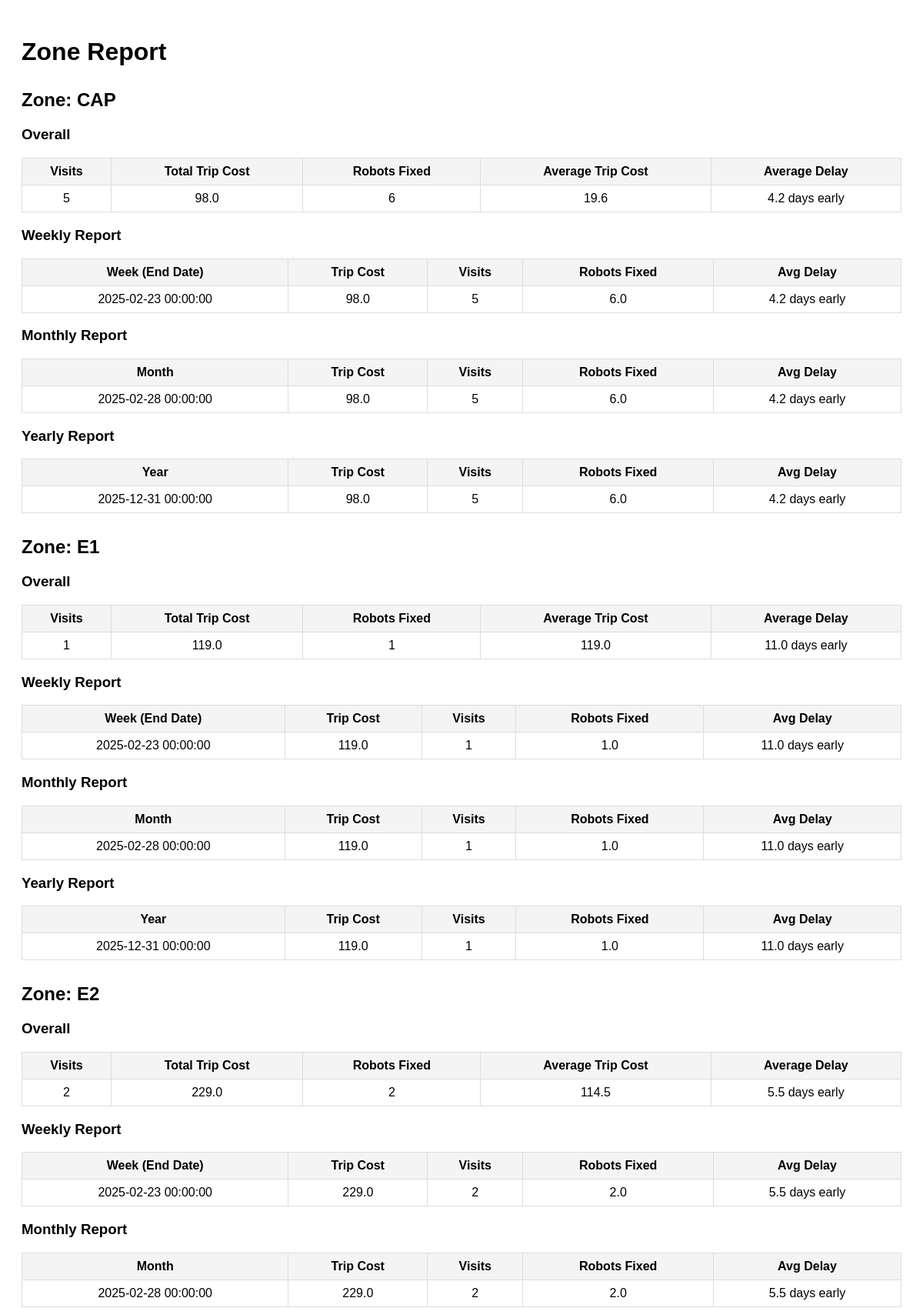
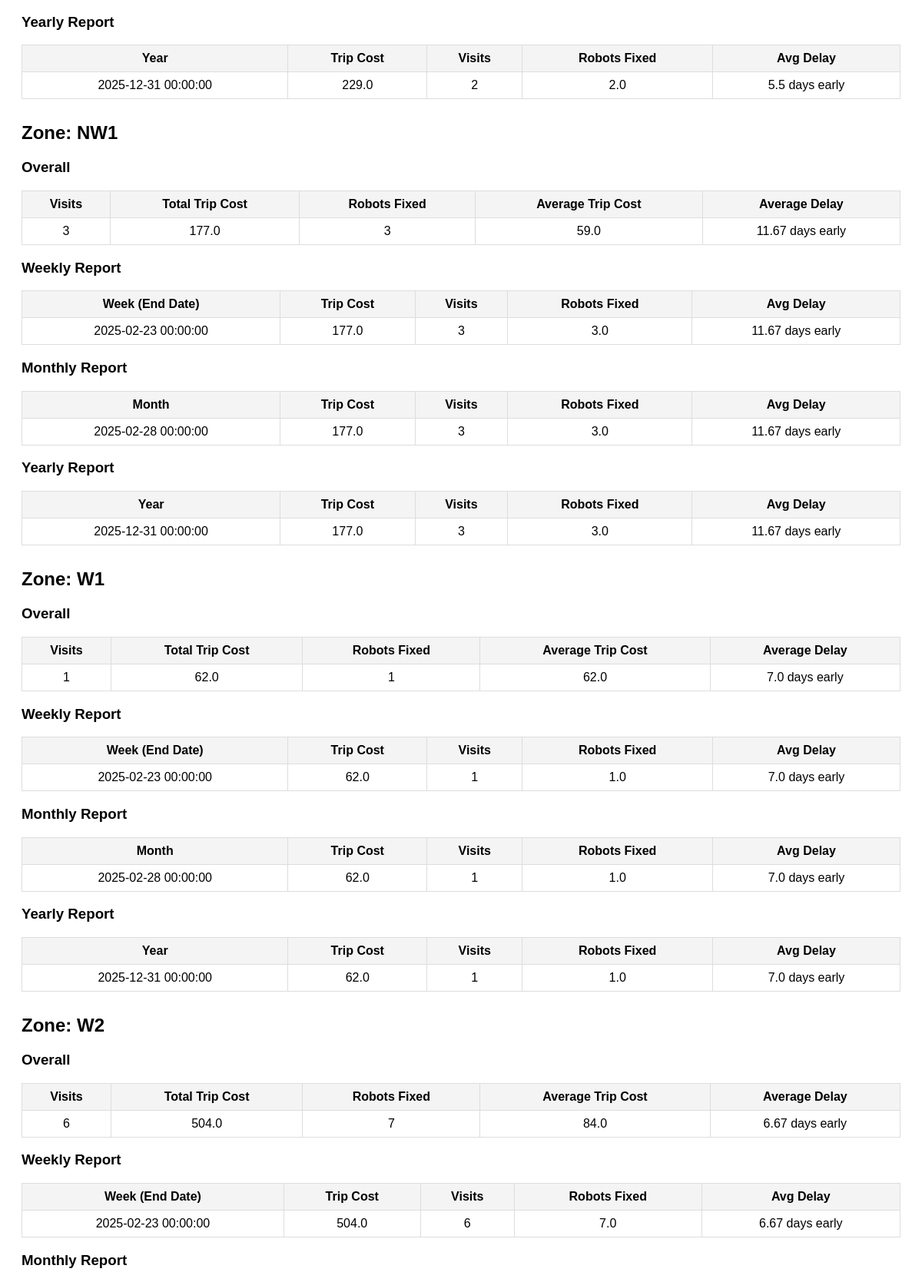
Screenshot of /report (upper part) with the database file from the repository (2 pictures, top to bottom).
### tables this page shows
CREATE TABLE visit_log (
    id INTEGER PRIMARY KEY AUTOINCREMENT,
    Site TEXT,
    Zone TEXT,
    Visit_Date TEXT,       -- Actual visit date (NULL if not yet visited)
    Forecast_Date TEXT,    -- Forecasted visit date
    Trip_Cost REAL,        -- Trip cost (recorded as the maximum cost for that visit)
    Robots_Fixed INTEGER,  -- Number of robots fixed during that visit
    Delay_Days INTEGER     -- Calculated delay in days (actual visit date - forecast date)
);

### app.py (the view, shortened to what this page needs)
@app.route("/report")
def report():
    conn = sqlite3.connect(DB_FILE)
    df_log = pd.read_sql_query("SELECT * FROM visit_log", conn, parse_dates=["Visit_Date"])
    conn.close()
    df_log = df_log.dropna(subset=["Visit_Date"])
    df_log.set_index("Visit_Date", inplace=True)
    daily = df_log.groupby(["Zone", pd.Grouper(freq="D")]).agg({
        "Trip_Cost": "max",
        "Robots_Fixed": "sum",
        "Site": pd.Series.nunique,
        "Delay_Days": "mean"   # initial mean (will be replaced by weighted calc)
    }).rename(columns={"Site": "Visits"})
    daily = daily.reset_index()
    report_data = {}
    zones = daily["Zone"].unique()
    for zone in zones:
        zone_daily = daily[daily["Zone"] == zone].copy()
        zone_daily.set_index("Visit_Date", inplace=True)
        weekly = zone_daily.resample("W").agg({
            "Trip_Cost": "sum",
            "Robots_Fixed": "sum",
            "Visits": "sum"
        })
        monthly = zone_daily.resample("M").agg({
            "Trip_Cost": "sum",
            "Robots_Fixed": "sum",
            "Visits": "sum"
        })
        yearly = zone_daily.resample("Y").agg({
            "Trip_Cost": "sum",
            "Robots_Fixed": "sum",
            "Visits": "sum"
        })
        weekly_weighted = (zone_daily["Delay_Days"] * zone_daily["Visits"]).resample("W").sum() / zone_daily["Visits"].resample("W").sum()
        monthly_weighted = (zone_daily["Delay_Days"] * zone_daily["Visits"]).resample("M").sum() / zone_daily["Visits"].resample("M").sum()
        yearly_weighted = (zone_daily["Delay_Days"] * zone_daily["Visits"]).resample("Y").sum() / zone_daily["Visits"].resample("Y").sum()
        weekly["Delay_Days"] = weekly_weighted.fillna(0)
        monthly["Delay_Days"] = monthly_weighted.fillna(0)
        yearly["Delay_Days"] = yearly_weighted.fillna(0)
        overall_visits = int(zone_daily["Visits"].sum())
        overall_trip_cost = zone_daily["Trip_Cost"].sum()
        overall_robots_fixed = int(zone_daily["Robots_Fixed"].sum())
        overall_avg_trip_cost = overall_trip_cost / overall_visits if overall_visits > 0 else 0
        overall_weighted_delay = (zone_daily["Delay_Days"] * zone_daily["Visits"]).sum() / overall_visits if overall_visits > 0 else 0
        report_data[zone] = {
            "weekly": weekly.to_dict(orient="index"),
            "monthly": monthly.to_dict(orient="index"),
            "yearly": yearly.to_dict(orient="index"),
            "overall": {
                "Visits": overall_visits,
                "Total Trip Cost": overall_trip_cost,
                "Robots Fixed": overall_robots_fixed,
                "Average Trip Cost": round(overall_avg_trip_cost, 2),
                "Average Delay": round(overall_weighted_delay, 2)
            }
        }
    total_visits = 0
    total_trip_cost = 0
    total_robots_fixed = 0
    total_delay = 0  # Sum of (zone weighted delay * zone visits)
    for zone_data in report_data.values():
        total_visits += zone_data["overall"]["Visits"]
        total_trip_cost += zone_data["overall"]["Total Trip Cost"]
        total_robots_fixed += zone_data["overall"]["Robots Fixed"]
        total_delay += zone_data["overall"]["Average Delay"] * zone_data["overall"]["Visits"]
    grand_avg_trip_cost = total_trip_cost / total_visits if total_visits > 0 else 0
    grand_avg_delay = total_delay / total_visits if total_visits > 0 else 0
    if report_data:
        all_weekly = [pd.DataFrame.from_dict(z["weekly"], orient="index") for z in report_data.values()]
        all_monthly = [pd.DataFrame.from_dict(z["monthly"], orient="index") for z in report_data.values()]
        all_yearly = [pd.DataFrame.from_dict(z["yearly"], orient="index") for z in report_data.values()]
        grand_weekly = pd.concat(all_weekly).groupby(level=0).sum()
        grand_monthly = pd.concat(all_monthly).groupby(level=0).sum()
        grand_yearly = pd.concat(all_yearly).groupby(level=0).sum()
        def compute_consolidated_delay(dfs):
            combined = pd.concat(dfs)
            def weighted_avg(df):
                total = df["Visits"].sum()
                return (df["Delay_Days"] * df["Visits"]).sum() / total if total > 0 else 0
            result = combined.groupby(level=0).apply(weighted_avg)
            return result.to_dict()
        consolidated_weekly_delay = compute_consolidated_delay(all_weekly)
        consolidated_monthly_delay = compute_consolidated_delay(all_monthly)
        consolidated_yearly_delay = compute_consolidated_delay(all_yearly)
        grand_weekly = grand_weekly.assign(Delay_Days=consolidated_weekly_delay)
        grand_monthly = grand_monthly.assign(Delay_Days=consolidated_monthly_delay)
        grand_yearly = grand_yearly.assign(Delay_Days=consolidated_yearly_delay)
    else:
        grand_weekly = pd.DataFrame()
        grand_monthly = pd.DataFrame()
        grand_yearly = pd.DataFrame()
    report_data["Grand Total"] = {
        "weekly": grand_weekly.to_dict(orient="index"),
        "monthly": grand_monthly.to_dict(orient="index"),
        "yearly": grand_yearly.to_dict(orient="index"),
        "overall": {
            "Visits": total_visits,
            "Total Trip Cost": total_trip_cost,
            "Robots Fixed": total_robots_fixed,
            "Average Trip Cost": round(grand_avg_trip_cost, 2),
            "Average Delay": round(grand_avg_delay, 2)
        }
    }
    return render_template("report.html", report_data=report_data, error=None)

### app.py (called while the page is built)
@app.after_request
def add_header(response):
    response.cache_control.no_store = True
    return response

### templates/report.html (shortened to what this page needs)
<!DOCTYPE html>
<html lang="en">
<head>
</head>
<body>
  <h1>Zone Report</h1>
  {% for zone, data in report_data.items() if zone != 'Grand Total' %}
    <h2>Zone: {{ zone }}</h2>
    <h3>Overall</h3>
    <table>
      <thead>
        <tr>
          <th>Visits</th>
          <th>Total Trip Cost</th>
          <th>Robots Fixed</th>
          <th>Average Trip Cost</th>
          <th>Average Delay</th>
        </tr>
      </thead>
      <tbody>
        <tr>
          <td>{{ data.overall.Visits }}</td>
          <td>{{ data.overall["Total Trip Cost"] }}</td>
          <td>{{ data.overall["Robots Fixed"] }}</td>
          <td>{{ data.overall["Average Trip Cost"] }}</td>
          <td>
            {% if data.overall["Average Delay"] < 0 %}
              {{ (-data.overall["Average Delay"]) | round(2) }} days early
            {% elif data.overall["Average Delay"] > 0 %}
              {{ data.overall["Average Delay"] | round(2) }} days late
            {% else %}
              On Time
            {% endif %}
          </td>
        </tr>
      </tbody>
    </table>
    <h3>Weekly Report</h3>
    <table>
      <thead>
        <tr>
          <th>Week (End Date)</th>
          <th>Trip Cost</th>
          <th>Visits</th>
          <th>Robots Fixed</th>
          <th>Avg Delay</th>
        </tr>
      </thead>
      <tbody>
        {% for week, values in data.weekly.items() %}
          <tr>
            <td>{{ week }}</td>
            <td>{{ values.Trip_Cost }}</td>
            <td>{{ values.Visits }}</td>
            <td>{{ values.Robots_Fixed }}</td>
            <td>
              {% if values.Delay_Days is not none %}
                {% if values.Delay_Days < 0 %}
                  {{ (-values.Delay_Days) | round(2) }} days early
                {% elif values.Delay_Days > 0 %}
                  {{ values.Delay_Days | round(2) }} days late
                {% else %}
                  On Time
                {% endif %}
              {% else %} N/A {% endif %}
            </td>
          </tr>
        {% endfor %}
      </tbody>
    </table>
    <h3>Monthly Report</h3>
    <table>
      <thead>
        <tr>
          <th>Month</th>
          <th>Trip Cost</th>
          <th>Visits</th>
          <th>Robots Fixed</th>
          <th>Avg Delay</th>
        </tr>
      </thead>
      <tbody>
        {% for month, values in data.monthly.items() %}
          <tr>
            <td>{{ month }}</td>
            <td>{{ values.Trip_Cost }}</td>
            <td>{{ values.Visits }}</td>
            <td>{{ values.Robots_Fixed }}</td>
            <td>
              {% if values.Delay_Days is not none %}
                {% if values.Delay_Days < 0 %}
                  {{ (-values.Delay_Days) | round(2) }} days early
                {% elif values.Delay_Days > 0 %}
                  {{ values.Delay_Days | round(2) }} days late
                {% else %}
                  On Time
                {% endif %}
              {% else %} N/A {% endif %}
            </td>
          </tr>
        {% endfor %}
      </tbody>
    </table>
    <h3>Yearly Report</h3>
    <table>
      <thead>
        <tr>
          <th>Year</th>
          <th>Trip Cost</th>
          <th>Visits</th>
          <th>Robots Fixed</th>
          <th>Avg Delay</th>
        </tr>
      </thead>
      <tbody>
        {% for year, values in data.yearly.items() %}
          <tr>
            <td>{{ year }}</td>
            <td>{{ values.Trip_Cost }}</td>
            <td>{{ values.Visits }}</td>
            <td>{{ values.Robots_Fixed }}</td>
            <td>
              {% if values.Delay_Days is not none %}
                {% if values.Delay_Days < 0 %}
                  {{ (-values.Delay_Days) | round(2) }} days early
                {% elif values.Delay_Days > 0 %}
                  {{ values.Delay_Days | round(2) }} days late
                {% else %}
                  On Time
                {% endif %}
              {% else %} N/A {% endif %}
            </td>
          </tr>
        {% endfor %}
      </tbody>
    </table>
  {% endfor %}
</body>
</html>

### templates/report.html (style rules this page uses)
body { font-family: Arial, sans-serif; padding: 20px; }
h2 { margin-top: 30px; }
table { width: 100%; border-collapse: collapse; margin-top: 10px; }
th, td { border: 1px solid #ddd; padding: 8px; text-align: center; }
th { background-color: #f4f4f4; }

### rows the page displays
visit_log: Zone "CAP", overall.Visits "5", overall "98.0", overall "6", overall "19.6", overall "4.2", weekly "2025-02-23 00:00:00", Trip_Cost "98.0", Visits "5", Robots_Fixed "6.0", Delay_Days "4.2", monthly "2025-02-28 00:00:00", Trip_Cost "98.0", Visits "5", Robots_Fixed "6.0", Delay_Days "4.2", yearly "2025-12-31 00:00:00", Trip_Cost "98.0", Visits "5", Robots_Fixed "6.0", Delay_Days "4.2"
visit_log: Zone "E1", overall.Visits "1", Trip_Cost "119.0", Robots_Fixed "1", overall "11.0", weekly "2025-02-23 00:00:00", Trip_Cost "119.0", Visits "1", Robots_Fixed "1.0", Delay_Days "11.0", monthly "2025-02-28 00:00:00", Trip_Cost "119.0", Visits "1", Robots_Fixed "1.0", Delay_Days "11.0", yearly "2025-12-31 00:00:00", Trip_Cost "119.0", Visits "1", Robots_Fixed "1.0", Delay_Days "11.0"
visit_log: Zone "E2", overall.Visits "2", overall "229.0", overall "2", overall "114.5", overall "5.5", weekly "2025-02-23 00:00:00", Trip_Cost "229.0", Visits "2", Robots_Fixed "2.0", Delay_Days "5.5", monthly "2025-02-28 00:00:00", Trip_Cost "229.0", Visits "2", Robots_Fixed "2.0", Delay_Days "5.5", yearly "2025-12-31 00:00:00", Trip_Cost "229.0", Visits "2", Robots_Fixed "2.0", Delay_Days "5.5"
visit_log: Zone "NW1", overall.Visits "3", overall "177.0", overall "3", overall "59.0", overall "11.67", weekly "2025-02-23 00:00:00", Trip_Cost "177.0", Visits "3", Robots_Fixed "3.0", Delay_Days "11.67", monthly "2025-02-28 00:00:00", Trip_Cost "177.0", Visits "3", Robots_Fixed "3.0", Delay_Days "11.67", yearly "2025-12-31 00:00:00", Trip_Cost "177.0", Visits "3", Robots_Fixed "3.0", Delay_Days "11.67"
visit_log: Zone "W1", overall.Visits "1", Trip_Cost "62.0", Robots_Fixed "1", overall "7.0", weekly "2025-02-23 00:00:00", Trip_Cost "62.0", Visits "1", Robots_Fixed "1.0", Delay_Days "7.0", monthly "2025-02-28 00:00:00", Trip_Cost "62.0", Visits "1", Robots_Fixed "1.0", Delay_Days "7.0", yearly "2025-12-31 00:00:00", Trip_Cost "62.0", Visits "1", Robots_Fixed "1.0", Delay_Days "7.0"
visit_log: Zone "W2", overall.Visits "6", overall "504.0", overall "7", overall "84.0", overall "6.67", weekly "2025-02-23 00:00:00", Trip_Cost "504.0", Visits "6", Robots_Fixed "7.0", Delay_Days "6.67"
